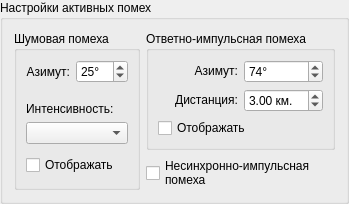
     <widget class="QGroupBox" name="BoxActiveTrashSettings">
      <property name="sizePolicy">
       <sizepolicy hsizetype="Fixed" vsizetype="Fixed">
        <horstretch>0</horstretch>
        <verstretch>0</verstretch>
       </sizepolicy>
      </property>
      <property name="title">
       <string>Настройки активных помех</string>
      </property>
      <layout class="QGridLayout" name="gridLayout_24">
       <item row="0" column="1">
        <widget class="QGroupBox" name="BoxActiveAnswerTrash">
         <property name="sizePolicy">
          <sizepolicy hsizetype="Fixed" vsizetype="Fixed">
           <horstretch>0</horstretch>
           <verstretch>0</verstretch>
          </sizepolicy>
         </property>
         <property name="title">
          <string>Ответно-импульсная помеха</string>
         </property>
         <layout class="QGridLayout" name="gridLayout_25">
          <item row="0" column="0">
           <layout class="QGridLayout" name="LayoutActiveAnswerTrashSettings">
            <item row="0" column="1">
             <widget class="QSpinBox" name="InputActiveAnswerAzimuth">
              <property name="suffix">
               <string>°</string>
              </property>
              <property name="maximum">
               <number>360</number>
              </property>
              <property name="value">
               <number>74</number>
              </property>
             </widget>
            </item>
            <item row="1" column="0" alignment="Qt::AlignRight|Qt::AlignVCenter">
             <widget class="QLabel" name="LabelActiveAnswerDistance">
              <property name="text">
               <string>Дистанция:</string>
              </property>
              <property name="alignment">
               <set>Qt::AlignRight|Qt::AlignTrailing|Qt::AlignVCenter</set>
              </property>
             </widget>
            </item>
            <item row="2" column="0" colspan="2" alignment="Qt::AlignLeft|Qt::AlignVCenter">
             <widget class="QCheckBox" name="CheckActiveAnswerShow">
              <property name="cursor">
               <cursorShape>PointingHandCursor</cursorShape>
              </property>
              <property name="text">
               <string>Отображать</string>
              </property>
             </widget>
            </item>
            <item row="1" column="1">
             <widget class="QDoubleSpinBox" name="InputActiveAnswerDistance">
              <property name="suffix">
               <string> км.</string>
              </property>
              <property name="value">
               <double>3.000000000000000</double>
              </property>
             </widget>
            </item>
            <item row="0" column="0" alignment="Qt::AlignRight|Qt::AlignVCenter">
             <widget class="QLabel" name="LabelActiveAnswerAzimuth">
              <property name="text">
               <string>Азимут:</string>
              </property>
              <property name="alignment">
               <set>Qt::AlignRight|Qt::AlignTrailing|Qt::AlignVCenter</set>
              </property>
             </widget>
            </item>
           </layout>
          </item>
         </layout>
        </widget>
       </item>
       <item row="0" column="0" rowspan="2">
        <widget class="QGroupBox" name="BoxActiveNoiseTrash">
         <property name="sizePolicy">
          <sizepolicy hsizetype="Fixed" vsizetype="Preferred">
           <horstretch>0</horstretch>
           <verstretch>0</verstretch>
          </sizepolicy>
         </property>
         <property name="title">
          <string>Шумовая помеха</string>
         </property>
         <layout class="QGridLayout" name="gridLayout_26">
          <item row="0" column="0">
           <layout class="QGridLayout" name="LayoutActiveNoiseTrashSettings">
            <item row="0" column="0">
             <layout class="QFormLayout" name="LayoutActiveNoiseTrashAzimuthSetting">
              <item row="0" column="0">
               <widget class="QLabel" name="LabelActiveNoiseAzimuth">
                <property name="text">
                 <string>Азимут:</string>
                </property>
                <property name="alignment">
                 <set>Qt::AlignRight|Qt::AlignTrailing|Qt::AlignVCenter</set>
                </property>
               </widget>
              </item>
              <item row="0" column="1">
               <widget class="QSpinBox" name="InputActiveNoiseAzimuth">
                <property name="suffix">
                 <string>°</string>
                </property>
                <property name="maximum">
                 <number>360</number>
                </property>
                <property name="value">
                 <number>25</number>
                </property>
               </widget>
              </item>
             </layout>
            </item>
            <item row="1" column="0" alignment="Qt::AlignLeft|Qt::AlignBottom">
             <widget class="QLabel" name="LabelActiveNoiseIntensity">
              <property name="text">
               <string>Интенсивность:</string>
              </property>
              <property name="alignment">
               <set>Qt::AlignLeading|Qt::AlignLeft|Qt::AlignVCenter</set>
              </property>
             </widget>
            </item>
            <item row="2" column="0" alignment="Qt::AlignTop">
             <widget class="QComboBox" name="SelectActiveNoiseIntensity">
              <property name="cursor">
               <cursorShape>PointingHandCursor</cursorShape>
              </property>
             </widget>
            </item>
            <item row="3" column="0" alignment="Qt::AlignLeft|Qt::AlignVCenter">
             <widget class="QCheckBox" name="CheckActiveNoiseShow">
              <property name="cursor">
               <cursorShape>PointingHandCursor</cursorShape>
              </property>
              <property name="text">
               <string>Отображать</string>
              </property>
             </widget>
            </item>
           </layout>
          </item>
         </layout>
        </widget>
       </item>
       <item row="1" column="1" alignment="Qt::AlignLeft|Qt::AlignVCenter">
        <widget class="QCheckBox" name="CheckActiveInSyncShow">
         <property name="cursor">
          <cursorShape>PointingHandCursor</cursorShape>
         </property>
         <property name="text">
          <string>Несинхронно-импульсная
помеха</string>
         </property>
        </widget>
       </item>
      </layout>
     </widget>
